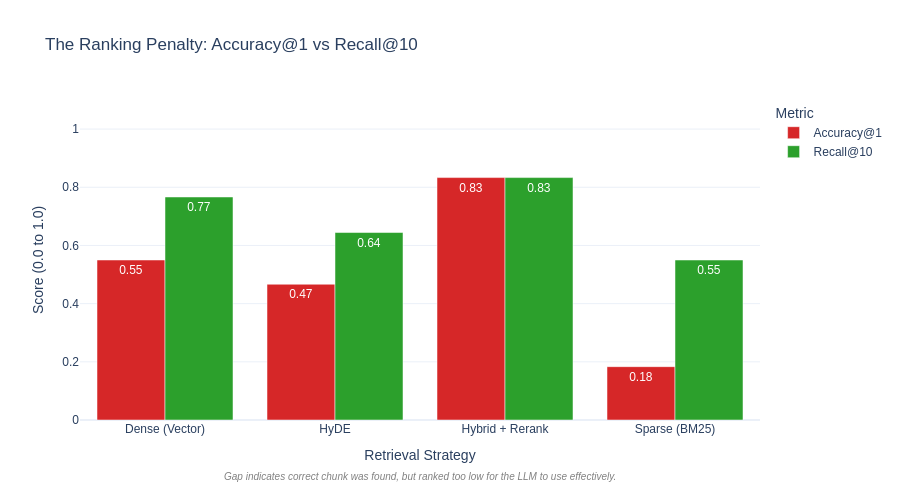

The code cell stored with this chart in its notebook:
### Code cell
import plotly.graph_objects as go

dropoff_df = master_df.groupby('Strategy')[['Accuracy@1', 'Recall@10']].mean().reset_index()

fig = go.Figure()

metrics = ['Accuracy@1', 'Recall@10']
x = dropoff_df['Strategy']

for metric in metrics:
    fig.add_trace(go.Bar(
        x=x,
        y=dropoff_df[metric],
        name=metric,
        marker_color='#2ca02c' if metric == 'Recall@10' else '#d62728',
        text=[f'{val:.2f}' for val in dropoff_df[metric]],
        textposition='auto'
    ))

fig.update_layout(
    barmode='group',
    title="The Ranking Penalty: Accuracy@1 vs Recall@10",
    xaxis_title="Retrieval Strategy",
    yaxis_title="Score (0.0 to 1.0)",
    yaxis=dict(range=[0, 1.1]),
    template="plotly_white",
    font=dict(family="Arial, sans-serif", size=12),
    legend_title_text="Metric",
    height=500
)

fig.add_annotation(x=0.5, y=-0.2, xref='paper', yref='paper',
                   text="Gap indicates correct chunk was found, but ranked too low for the LLM to use effectively.",
                   showarrow=False, font=dict(size=10, color="gray", style='italic'))

fig.write_html("results/plots_combined/03_ranking_dropoff.html")
fig.show()

### Figure 1 — Plotly figure (JSON) as saved in the notebook; plotly's stock layout.template omitted (floating-point values rounded to 4 significant figures)
{"data": [{"marker": {"color": "#d62728"}, "name": "Accuracy@1", "text": ["0.55", "0.47", "0.83", "0.18"], "textposition": "auto", "type": "bar", "x": ["Dense (Vector)", "HyDE", "Hybrid + Rerank", "Sparse (BM25)"], "y": [0.55, 0.4667, 0.8333, 0.1833]}, {"marker": {"color": "#2ca02c"}, "name": "Recall@10", "text": ["0.77", "0.64", "0.83", "0.55"], "textposition": "auto", "type": "bar", "x": ["Dense (Vector)", "HyDE", "Hybrid + Rerank", "Sparse (BM25)"], "y": [0.7667, 0.6444, 0.8333, 0.55]}], "layout": {"annotations": [{"font": {"color": "gray", "size": 10, "style": "italic"}, "showarrow": false, "text": "Gap indicates correct chunk was found, but ranked too low for the LLM to use effectively.", "x": 0.5, "xref": "paper", "y": -0.2, "yref": "paper"}], "barmode": "group", "font": {"family": "Arial, sans-serif", "size": 12}, "height": 500, "legend": {"title": {"text": "Metric"}}, "title": {"text": "The Ranking Penalty: Accuracy@1 vs Recall@10"}, "xaxis": {"title": {"text": "Retrieval Strategy"}}, "yaxis": {"range": [0, 1.1], "title": {"text": "Score (0.0 to 1.0)"}}}}
